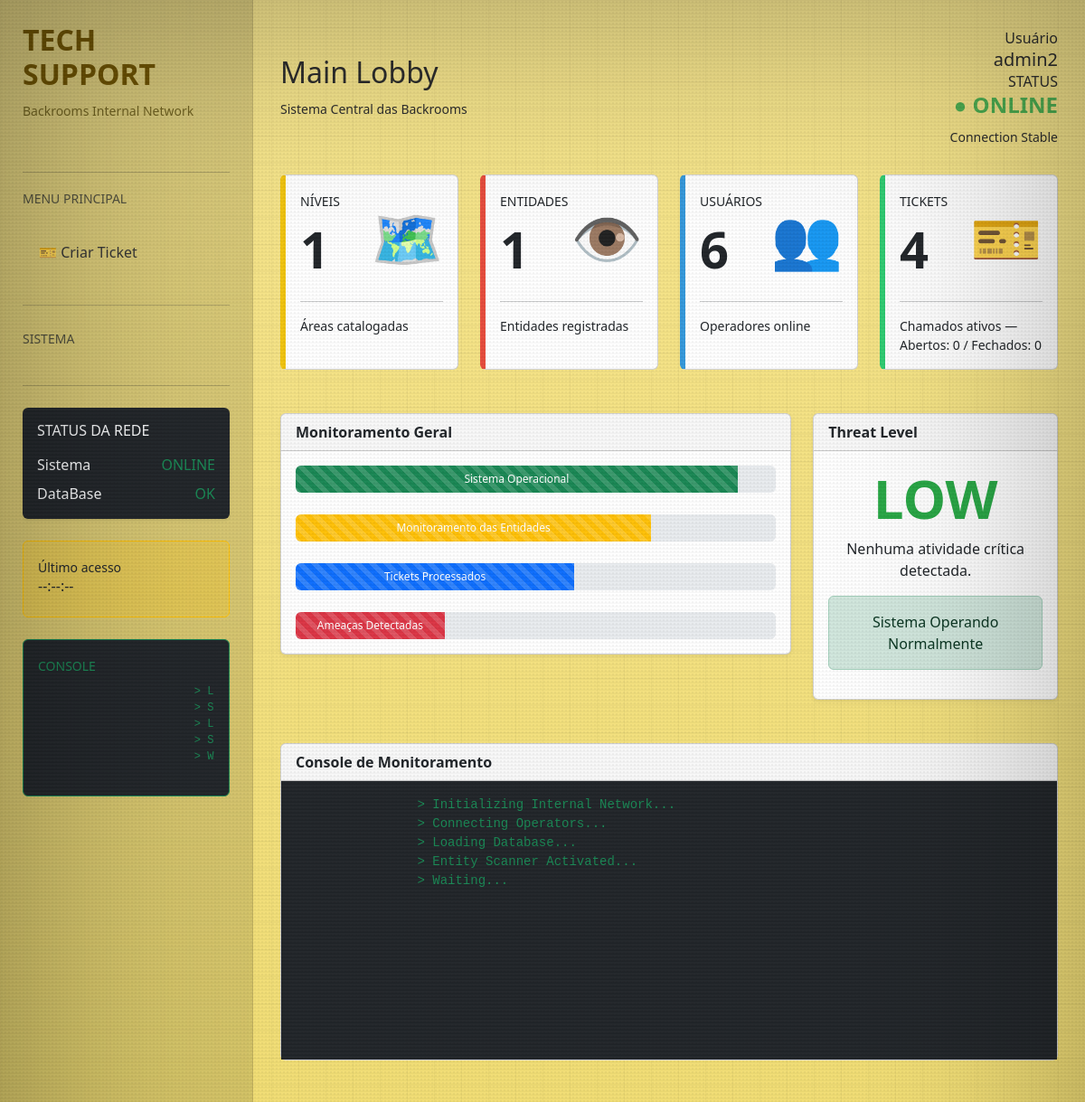
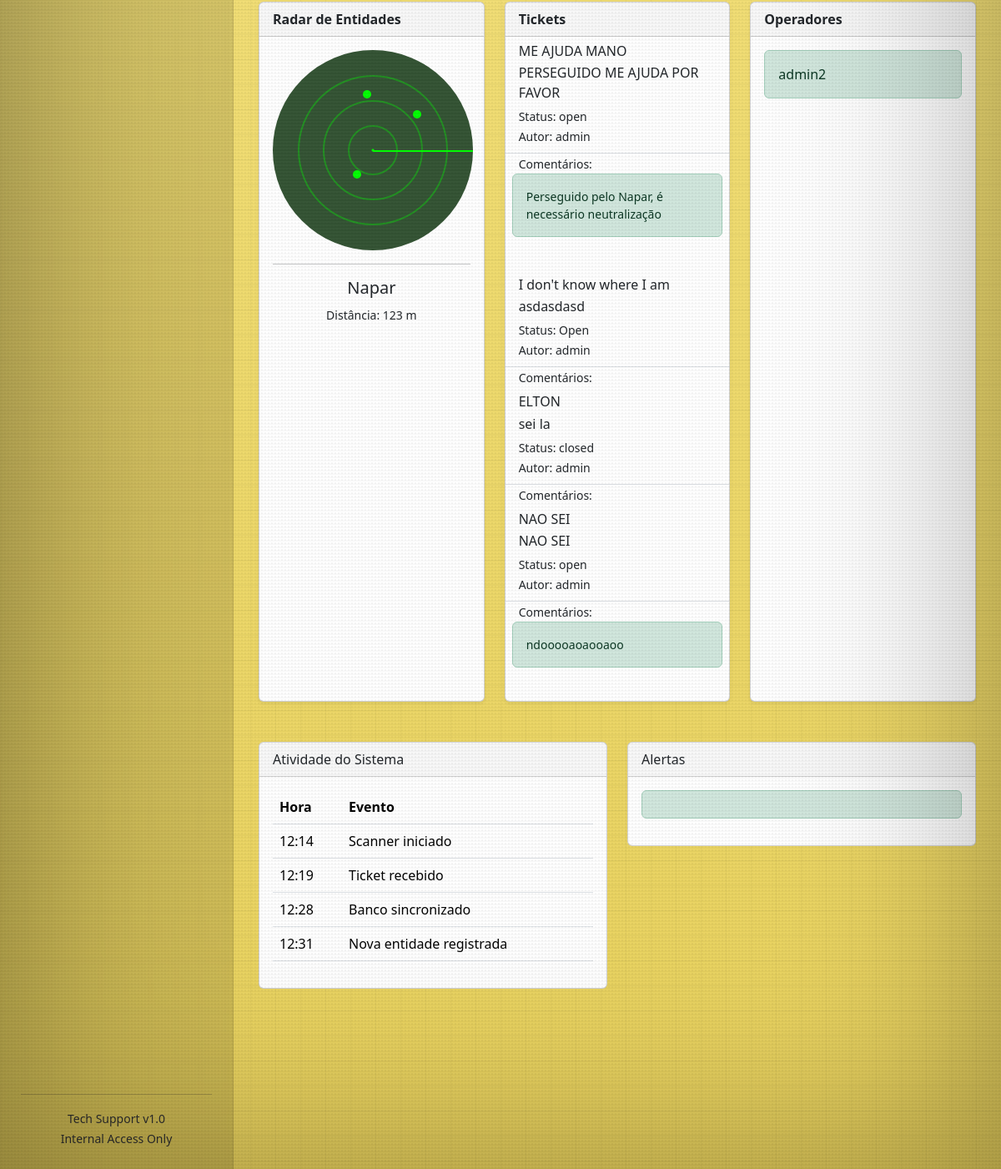
/mainlobby/ (signed in), run on an earlier commit of the app's database (2 pictures, top to bottom).
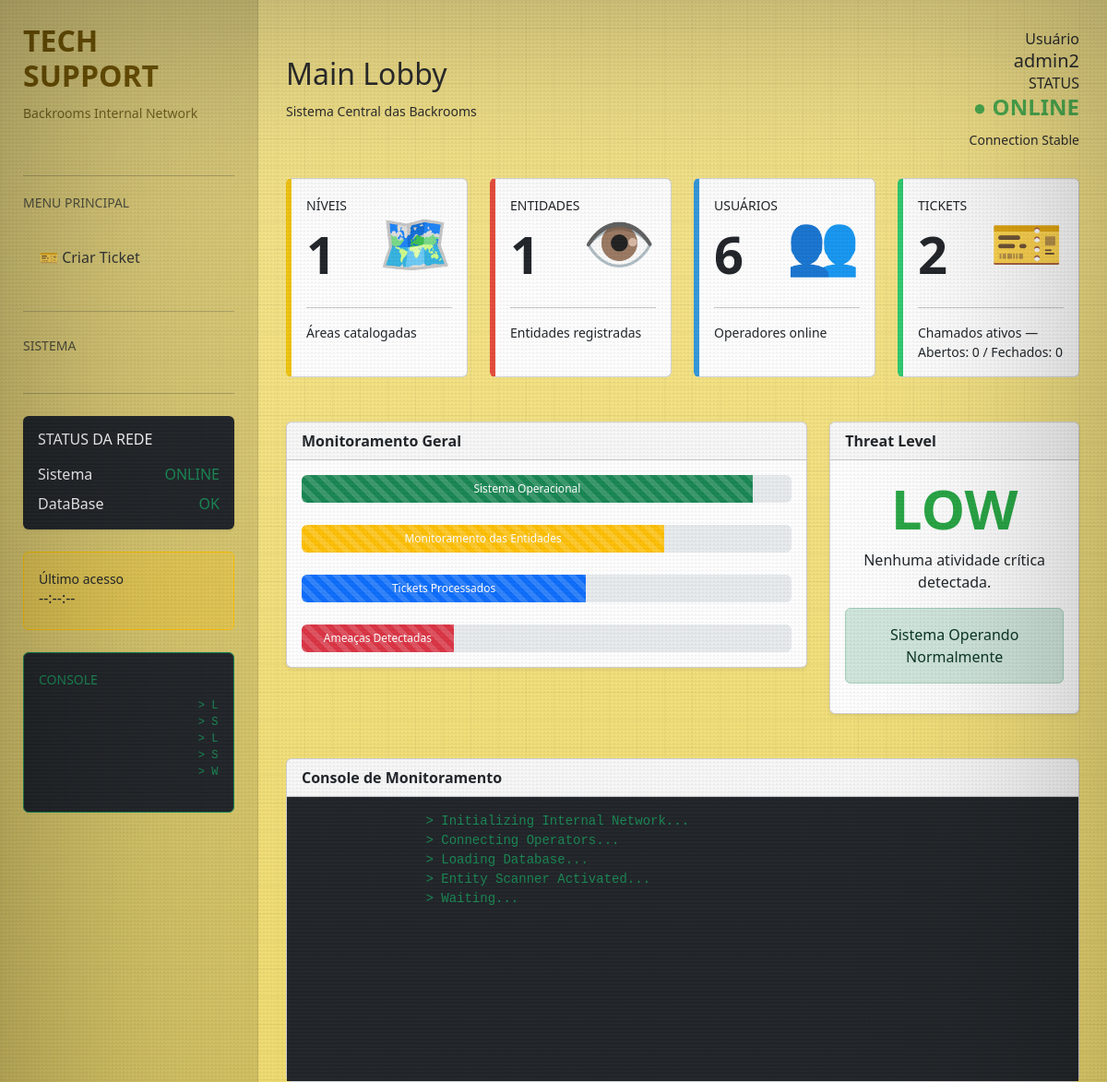
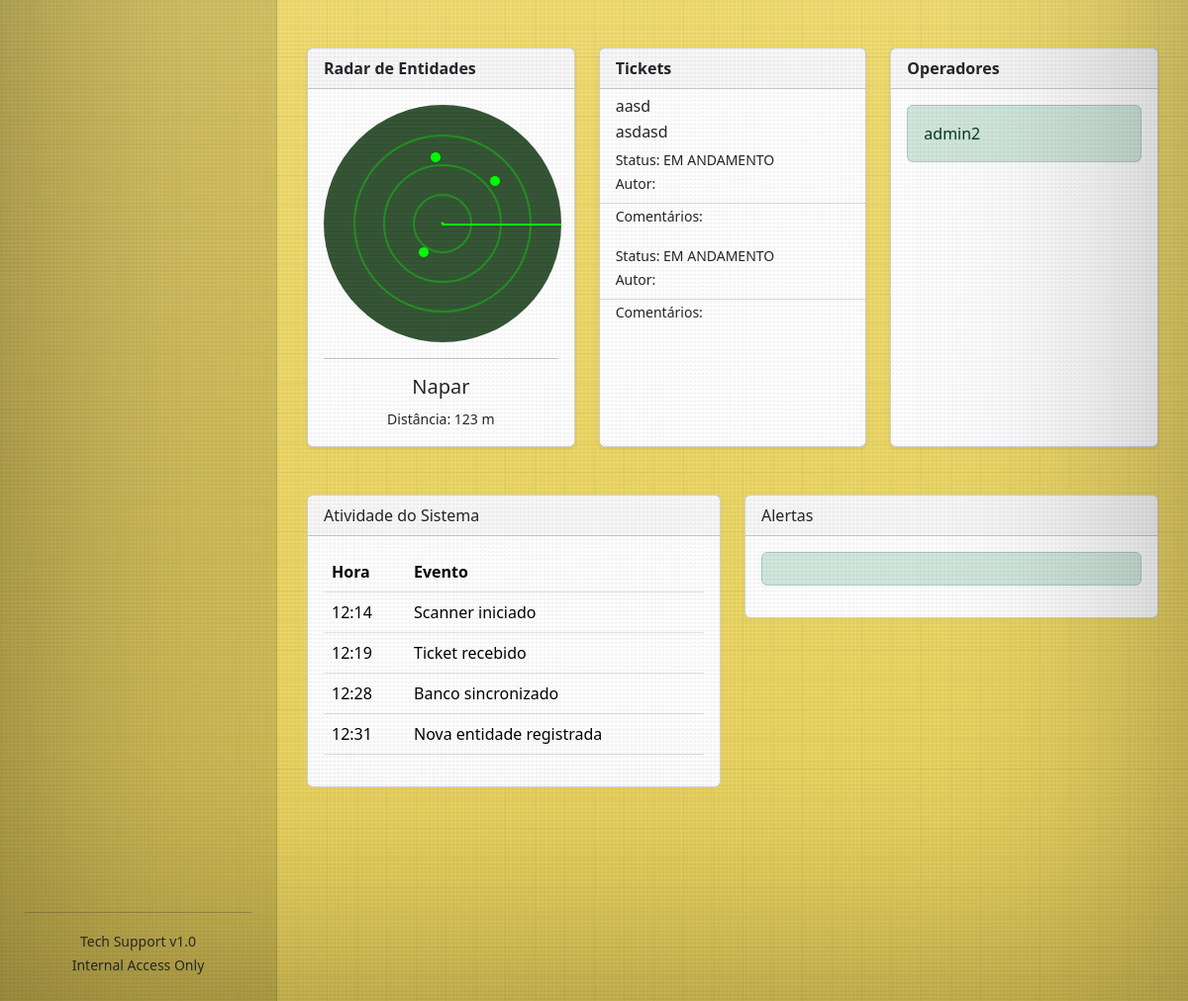
And on a later commit of the database (2 pictures, top to bottom).
### techsupport/models.py (models this page shows, shortened)
class Ticket(models.Model):
    title = models.CharField(max_length=200)
    description = models.TextField()
    created_at = models.DateTimeField(auto_now_add=True)
    updated_at = models.DateTimeField(auto_now=True)
    status = models.CharField(max_length=20, choices=Status.choices, default=Status.EM_ANDAMENTO,)
    priority = models.CharField(max_length=20, choices=Priority.choices, default=Priority.MEDIA,)
    assigned_to = models.ForeignKey(User, on_delete=models.SET_NULL, null=True, blank=True)

class Comment(models.Model):
    ticket = models.ForeignKey(Ticket, on_delete=models.CASCADE, related_name='comments')
    author = models.ForeignKey(User, on_delete=models.SET_NULL, null=True, blank=True)
    content = models.TextField()
    created_at = models.DateTimeField(auto_now_add=True)
    class SystemLog(models.Model):
     message = models.CharField(max_length=255)
    class Meta:
        ordering = ['-created_at']
    class Meta:
        ordering = ['-created_at']

### techsupport/views.py (the view)
# urls.py: path('mainlobby/', mainlobby, name='mainlobby'),
@login_required
def mainlobby(request):
    dashboard_data = {
        'levels_count': Levels.objects.count(),
        'entities_count': Entities.objects.count(),
        'users_count': User.objects.count(),
        'total_tickets': Ticket.objects.count(),
        'open_tickets': Ticket.objects.filter(status='Aberto').count(),
        'closed_tickets': Ticket.objects.filter(status='Fechado').count(),
        'pending_tickets': Ticket.objects.filter(status='Em Andamento').count(),
        'cancelled_tickets': Ticket.objects.filter(status='Cancelado').count(),
        'entity_name': Entities.objects.first().name if Entities.objects.exists() else 'N/A',
        'recent_tickets': Ticket.objects.prefetch_related('comments').all(),
        'authors': {comment.author.username if comment.author else 'Unknown' for comment in Comment.objects.all()},
    }
    return render(request, 'techsupport/mainlobby.html', {'dashboard_data': dashboard_data})

### techsupport/templates/techsupport/mainlobby.html (shortened to what the changed rows need)
{% load static %}
<!DOCTYPE html>
<html lang="pt-BR">
<head>
    <link href="https://cdn.jsdelivr.net/npm/bootstrap@5.3.3/dist/css/bootstrap.min.css" rel="stylesheet">
</head>
<body>
    <div class="backrooms-pattern"></div>
    <div class="scanlines"></div>
    <div class="noise"></div>
    <div class="vignette"></div>
    <div class="dashboard-wrapper">
        <aside class="sidebar">
            <div class="logo">
                <h2>TECH SUPPORT</h2>
            </div>
        </aside>
        <main class="main-content">
            <div class="topbar">
                <div>
                    <h2>Main Lobby</h2>
                </div>
            </div>
            <div class="row g-4">
                <div class="col-lg-3 col-md-6">
                    <div class="card dashboard-card level-card h-100">
                        <div class="card-body">
                            <div class="d-flex justify-content-between align-items-center">
                                <div>
                                    <h1 class="display-4 fw-bold mt-2">{{ dashboard_data.levels_count|default:"0" }}
                                    </h1>
                                </div>
                            </div>
                        </div>
                    </div>
                </div>
                <div class="col-lg-3 col-md-6">
                    <div class="card dashboard-card entity-card h-100">
                        <div class="card-body">
                            <div class="d-flex justify-content-between align-items-center">
                                <div>
                                    <h1 class="display-4 fw-bold mt-2">{{ dashboard_data.entities_count|default:"0" }}
                                    </h1>
                                </div>
                            </div>
                        </div>
                    </div>
                </div>
                <div class="col-lg-3 col-md-6">
                    <div class="card dashboard-card user-card h-100">
                        <div class="card-body">
                            <div class="d-flex justify-content-between align-items-center">
                                <div>
                                    <h1 class="display-4 fw-bold mt-2">{{ dashboard_data.users_count|default:"0" }}
                                    </h1>
                                </div>
                            </div>
                        </div>
                    </div>
                </div>
                <div class="col-lg-3 col-md-6">
                    <div class="card dashboard-card ticket-card h-100">
                        <div class="card-body">
                            <div class="d-flex justify-content-between align-items-center">
                                <div>
                                    <small class="text-uppercase">Tickets</small>
                                    <h1 class="display-4 fw-bold mt-2">{{ dashboard_data.total_tickets|default:"0" }}
                                    </h1>
                                </div>
                            </div>
                        </div>
                    </div>
                </div>
            </div>
            <div class="row mt-5">
                <div class="col-lg-4">
                    <div class="card shadow-sm h-100">
                        <div class="card-body text-center">
                            <h1 id="threatLevel" style="color:#28a745;font-size:60px;font-weight:bold;">LOW</h1>
                        </div>
                    </div>
                </div>
            </div>
            <div class="row mt-5">
                <div class="col-lg-4">
                    <div class="card shadow-sm h-100">
                        <div class="list-group list-group-flush">
                            {% for ticket in dashboard_data.recent_tickets %}
                            <a href="#" class="list-group-item list-group-item-action">
                                <div class="d-flex w-100 justify-content-between">
                                    <h6 class="mb-1">{{ ticket.title }}</h6>
                                </div>
                                <p class="mb-1">{{ ticket.description|truncatechars:50 }}</p>
                                <small>Status: {{ ticket.status }}</small>
                                <div>
                                    <small>Autor: {{ dashboard_data.authors|join:", " }}</small>
                                </div>
                                <a>
                                    <div>
                                        <small class="mx-3">Comentários:
                                            {% for comentario in ticket.comments.all %}
                                            <div class="mx-2 alert alert-success">
                                                {{comentario.content}}
                                            </div>
                                            {% endfor %}
                                        </small>
                                    </div>
                                </a>
                            </a>
                            {% empty %}
                            <div class="list-group-item">
                                <p class="mb-0">Nenhum ticket recente.</p>
                            </div>
                            {% endfor %}
                        </div>
                    </div>
                </div>
            </div>
            <div class="row mt-5">
                <div class="col-lg-6">
                    <div class="card">
                        <div class="card-body">
                            <table class="table">
                                <thead>
                                    <tr>
                                        <th>Hora</th>
                                        <th>Evento</th>
                                    </tr>
                                </thead>
                            </table>
                        </div>
                    </div>
                </div>
            </div>
        </main>
    </div>

What changed in the data, as far as the page shows it:
removed Ticket: title "ME AJUDA MANO", description "PERSEGUIDO ME AJUDA POR FAVOR", status "open", authors "admin"
removed Comment: content "Perseguido pelo Napar, é necessário neutralização", shown under "ME AJUDA MANO"
removed Ticket: title "I don't know where I am", description "asdasdasd", status "Open", authors "admin"
removed Ticket: title "ELTON", description "sei la", status "closed", authors "admin"
removed Ticket: title "NAO SEI", description "NAO SEI", status "open", authors "admin"
removed Comment: content "ndooooaoaooaoo", shown under "NAO SEI"
added Ticket: title "aasd", description "asdasd", status "EM ANDAMENTO"
added Ticket: status "EM ANDAMENTO"
Also different on the page:
{{ dashboard_data.total_tickets|default:"0" }}: "4" → "2"
